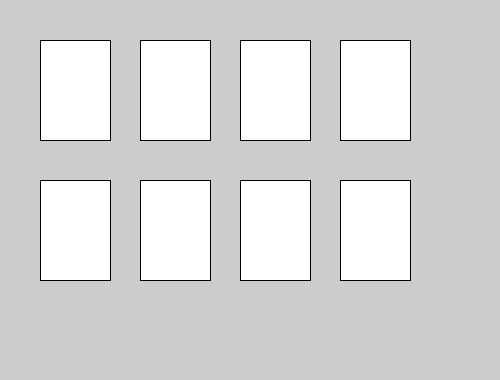
Frame 1 (no input)
Frame 60 (the mouse pressed at the canvas centre just before this capture): identical to frame 1, image omitted
Frame 120 (the mouse held since frame 60 and released just before this capture): identical to frame 1, image omitted

The Processing sketch that drew this single still picture (run headless with seeded random() and noise(); from frame 60 on, the mouse is pressed at the canvas centre):

// Processing sketch: processing_150346
// ── processing_150346.pde

//Emma's final project: Recreating the memory tile game to be much more simplified and easily modifyable. 
//It can now more easily be changed to create different arrangements of color. 
//Thanks to Maddy Nakada and Paul Nakada for all their help! 


tile[] tile ; //the array of tiles 
int numberturned; // number of tiles turned but not matched

boolean mouseclicked = false; 
tile[] turnt; // sets up the turned over tiles 

//defining the colors 
color red = color(220, 30, 30);
color blue = color(30, 40, 200);
color green = color(30, 230, 80);
color pink = color(255, 20, 147);

color[] coll = {
  red, blue, green, pink
} 
;
//assigns colors 


void setup() {

  size(500, 380); 
  tile = new tile [8]; // the list of the 8 tiles 
  turnt = new tile[2]; // the list of the 2 tiles that are turned over (references the tile objects)
  numberturned = 0; //sets the amount turned over to 0

  place(); //sets them up
}

void mouseClicked() {
  // println("in mouse clicked 2");
  mouseclicked = true;

  for (int b = 0; b < 8; b++) {
    tile[b].mouseClicked(); // enables the mouseclicked function of the tile object
  }
}


void draw() {
  // if numberturned == 2 make everything white
  if (numberturned == 2 && mouseclicked) {
    if (turnt[0].vis == turnt[1].vis) {
      turnt[0].matched = true; //makes them matched/now can't be bothered
      turnt[1].matched = true;
      turnt[0].turnt = false; //they are no longer turned over
      turnt[1].turnt = false;
    }
    for (int b = 0; b < 8; b++) {
      if (tile[b].turnt && !tile[b].matched) { //if they don't match they turn white
          tile[b].white();
      }
      numberturned = 0; //reset to 0
    }
    
  }
  //this happens if the number turned over is not yet 2 
  for (int b = 0; b < 8; b++) {
    if (tile[b].clicked) {
      //turns the tiles over with color 
      tile[b].turn();
      turnt[numberturned] = tile[b];
      numberturned++;
//println ("numberturned " + numberturned);
      
    }
      tile[b].display(); //displays them 
    }
   mouseclicked = false; 
  }



void place() {
  //this function sets up the tiles in place
  int index = 0;
  int xx = 0;
  int yy = 0;
  color colr;   

  for (int i = 0; i <8; i ++) {

    //sets the locations for 2 rows and assigns colors, currently colors are just set to matcth with the tile below it 
    if (i < 4) {
      xx = 40 + 100*i; 
      yy = 40;
      colr = coll[i];
    }
   
    else {
       xx = 40 + 100*(i-4); 
      yy = 180;
      colr = coll[i - 4];
    }
      
      



    tile[index++]= new tile(xx, yy, colr); // actually creates the tiles in the array
  }
}




//a class for creating the tiles 
class tile {
  //these are all for positioning the tiles and setting them up with colors  
  int locx; 
  int locy; 
  int farx = locx + 70;
  int fary = locy + 100; 
  int rwidth;
  int rheight; 
  color col; 
  //these are different conditions the tiles can have 
  boolean turnt;
  boolean clicked;
  boolean matched;
  color vis; 
  

  tile(int x, int y, color colo ) {
    rwidth = 70; 
    rheight = 100;
    locx = x;
    locy = y; 
    farx = locx + 70;
    fary = locy + 100;
    col = colo;

    boolean clicked = false; //tile initially has not been clicked on
    boolean matched = false; //does not have a match 
    boolean turnt = false; // and is not turned over 
    white(); //tile starts white
  }

  void white() {
   //this function makes the tile white 
      vis = 255; 
      rect(locx, locy, rwidth, rheight);

  }
//this function displays the tile 
  void display() {
    fill(vis); //vis is what's visible -- usually either white or the assigned color 
    rect(locx, locy, rwidth, rheight);
  }


boolean mouseClicked() {
//tells if the mouse is clicked 
  if (mouseX > locx && mouseX < farx && mouseY > locy && mouseY < fary) {
    clicked = true; //if the tile has been clicked inside its bounds this is true 
    // if there are two already turned over, turn them white
    // flip this tile
    println("in mouse clicked");
  }

  return clicked;
}



void turn() {
  //this function turns the tile its color
  vis = col; 
 clicked = false; //after it is turned its no longer clicked on
 turnt = true; //but its turned over 
}
}
